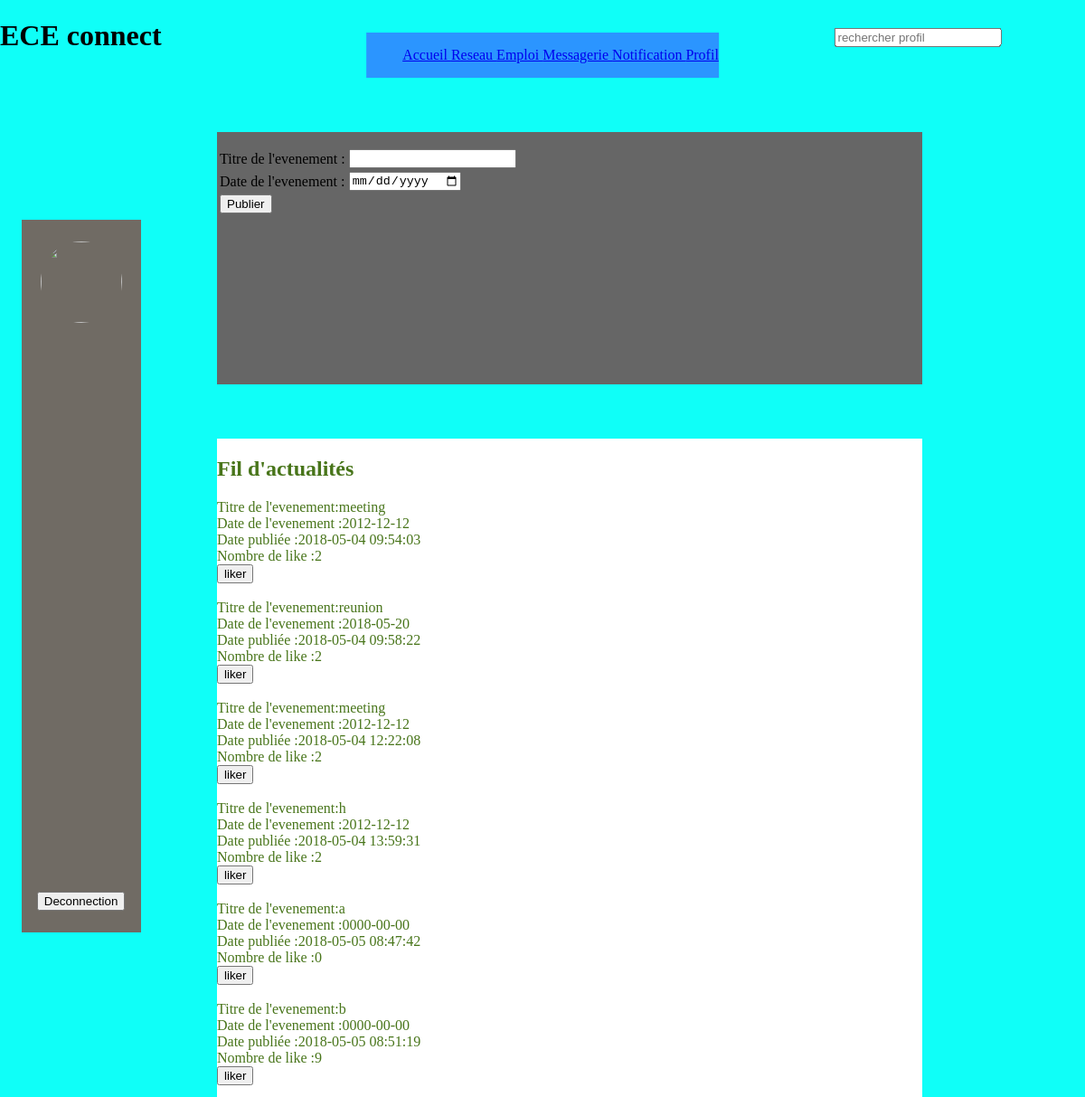
/sommaire.php, run on an earlier commit of the app's database.
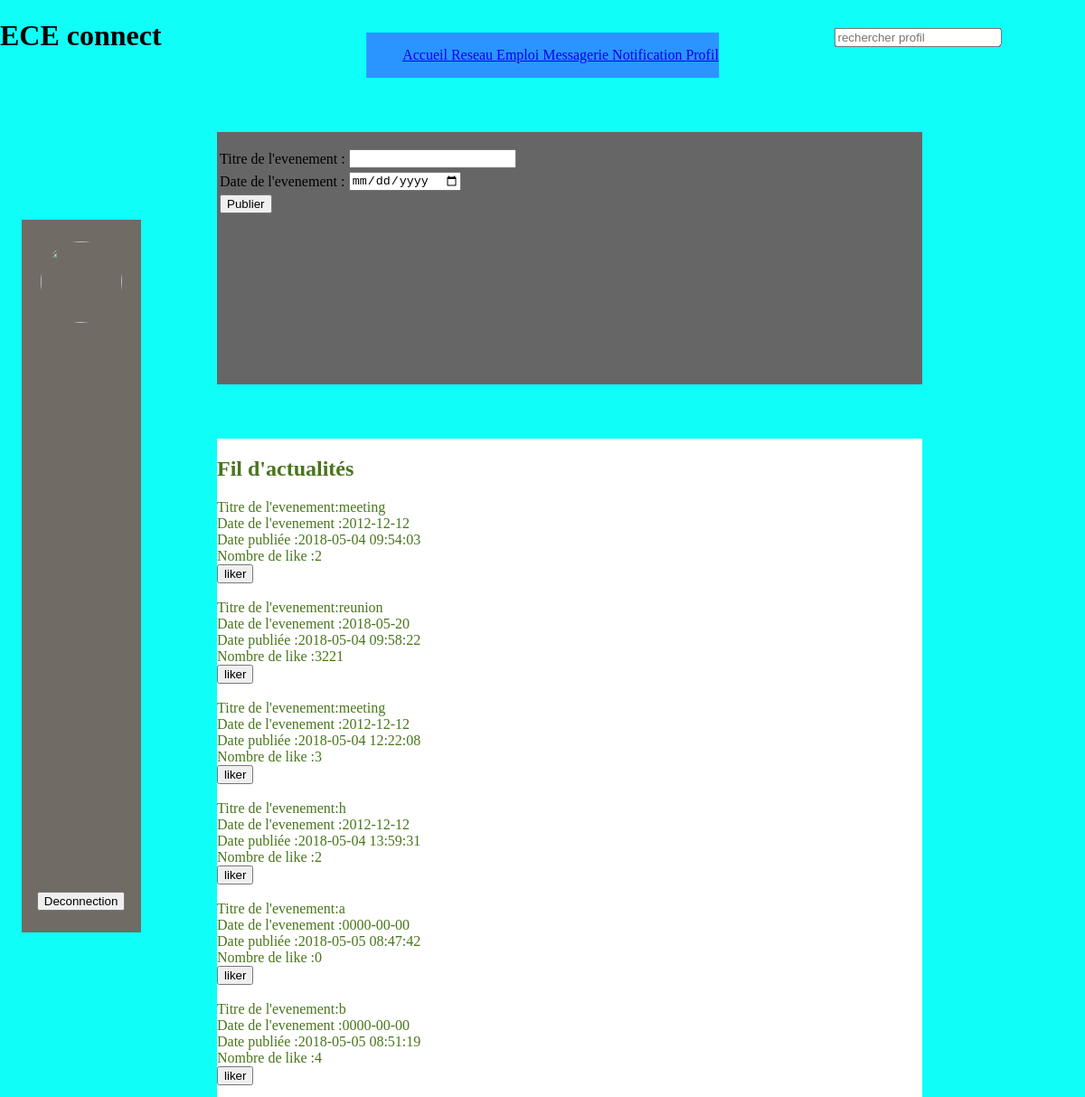
And on a later commit of the database.
### tables this page shows
CREATE TABLE IF NOT EXISTS `evenement` (
  `id_evenement` int(100) NOT NULL AUTO_INCREMENT,
  `titre` varchar(100) NOT NULL,
  `date_evenement` date NOT NULL,
  `temps` datetime NOT NULL,
  `nb_like` int(100) NOT NULL,
  `auteur` int(100) NOT NULL,
  PRIMARY KEY (`id_evenement`)
);

### sommaire.php (the view, shortened to what this page needs)
<!DOCTYPE html>
<html>
	<?php
		$db_handle = mysqli_connect('localhost', 'root', '');
		$id = $_SESSION['id'];
	?>
    <head>
		<link href="css/sommairecss.css" rel="stylesheet" type="text/css" />
    </head>
	<header>
        <div id="titre">
            <h1>ECE connect</h1>
        </div>
		<nav>
			<ul>
				<a href="sommaire.php">Accueil </a>
				<a href="reseau.php">Reseau </a>
				<a href="emploi.php">Emploi </a>
				<a href="messagerie.php">Messagerie </a>
				<a href="notification.php">Notification </a>
				<a href="vous.php">Profil </a>
			</ul>
		</nav>
		<div class="rechercher">
			<form id="formulaire" action="rechercherTraitement.php" method="post">
				<tr>
					<td><input onKeyPress="if(event.keyCode == 13) validerForm();" type="text" name="recherche" placeholder="rechercher profil"></td>
				</tr>
			</form>
		</div>
		<div class="publi">
			<form enctype="multipart/form-data" action="publierTraitement.php" method="post">
				<table id="publication">
					<tr>
						<td>Titre de l'evenement : </td>
						<td><input type="text" name="titre"/></td>
					</tr>
					<tr>
						<td>Date de l'evenement : </td>
						<td><input type="date" name="date1"/></td>
					</tr>
					<tr>
						<td colspan="2"><input type="Submit" value="Publier"/></td>
					</tr>
				</table>
			</form>
		</div>
		<div class="publi">
			<form enctype="multipart/form-data" action="publierTraitement.php" method="post">
				<table id="publication">
					<tr>
						<td>Titre de l'evenement : </td>
						<td><input type="text" name="titre"/></td>
					</tr>
					<tr>
						<td>Date de l'evenement : </td>
						<td><input type="date" name="date1"/></td>
					</tr>
					<tr>
						<td colspan="2"><input type="Submit" value="Publier"/></td>
					</tr>
				</table>
			</form>
		</div>
		<div class="pr">
			<?php
			$chemin1 = "profil/$id.jpg";
			if (is_file($chemin1))
			{?>
			<p><img src = profil/<?php echo $id;?>></p>
			<?php }
			else
			{?>
			<p><img src = "profil/0"></p>
		<?php } ?>
		</div>
	</header>
    <body>
	<section>
		<div id="titre2">
			<h2>Fil d'actualités</h2>
			<?php
				$sql = "SELECT * FROM evenement";
				$result = mysqli_query($db_handle, $sql);
				while($data = mysqli_fetch_assoc($result))
				{
					?>
					<form enctype="multipart/form-data">
					<?php
					echo "Titre de l'evenement:".$data['titre'].'<br>';
					echo "Date de l'evenement :".$data['date_evenement'].'<br>';
					echo "Date publiée        :".$data['temps'].'<br>';
					echo "Nombre de like      :".$data['nb_like'].'<br>';
					?>
					</form>
					<form action="sommaireliker.php" method="post">
						<tr>
							<td> <input type="submit" value="liker"\> </td>
						</tr>
					</form>
					<?php
					echo "<br>";
					?>
					<?php
				}
					?>
		</div>
	</section>
	<div id="footer">
        <p>Droit d'auteur Giot Chabennet © 2018 ECEconnect</p>
        <p> Dernière mise à jour le 2/05/2018 |
        <a href="mailto:ECEconnect@gmail.com">ECEconnect@gmail.com</a>
        </p>
    </div>
	</body>
	<div class="deco">
		<form action="deco.php" method="post">
			<td> <input type="submit" value="Deconnection"\> </td>
		</form>
	</div>
</html>

What changed in the data, as far as the page shows it:
changed evenement "reunion": nb_like "2" → "3221"
changed evenement (number 3 of 6 on the later page): nb_like "2" → "3"
changed evenement (number 6 of 6 on the later page): nb_like "9" → "4"
